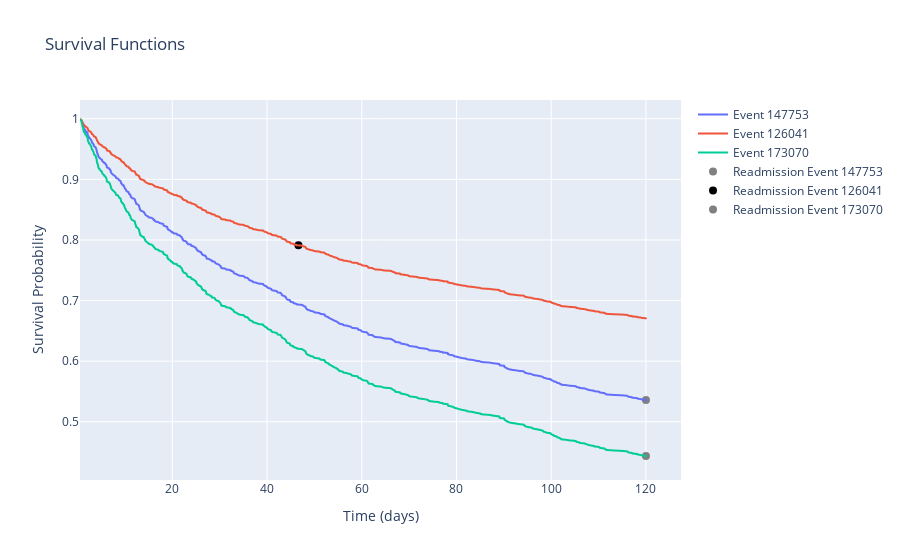

Source (notebook cell):
### Code cell
next_event_model_cph_model_hmm_cov.plot_survival_function(X_test_scaled.iloc[:-4], duration_col='EVENT_DURATION', n=3, event_col='READMISSION_EVENT')

### Figure 1 — Plotly figure (JSON) as saved in the notebook; plotly's stock layout.template omitted (floating-point values rounded to 4 significant figures; data arrays with more than 128 entries replaced by an {"elided": "..."} marker saying what was removed)
{"data": [{"hovertemplate": "HADM_ID=147753<br>Time=%{x}<br>Survival probability=%{y}<extra></extra>", "legendgroup": "147753", "line": {"color": "#636efa", "dash": "solid"}, "marker": {"symbol": "circle"}, "mode": "lines", "name": "Event 147753", "showlegend": true, "type": "scattergl", "x": {"elided": "641 float values"}, "xaxis": "x", "y": {"elided": "641 float values"}, "yaxis": "y"}, {"hovertemplate": "HADM_ID=126041<br>Time=%{x}<br>Survival probability=%{y}<extra></extra>", "legendgroup": "126041", "line": {"color": "#EF553B", "dash": "solid"}, "marker": {"symbol": "circle"}, "mode": "lines", "name": "Event 126041", "showlegend": true, "type": "scattergl", "x": {"elided": "641 float values"}, "xaxis": "x", "y": {"elided": "641 float values"}, "yaxis": "y"}, {"hovertemplate": "HADM_ID=173070<br>Time=%{x}<br>Survival probability=%{y}<extra></extra>", "legendgroup": "173070", "line": {"color": "#00cc96", "dash": "solid"}, "marker": {"symbol": "circle"}, "mode": "lines", "name": "Event 173070", "showlegend": true, "type": "scattergl", "x": {"elided": "641 float values"}, "xaxis": "x", "y": {"elided": "641 float values"}, "yaxis": "y"}, {"hovertemplate": "<b>Event ID:</b> 147753<br><b>True Duration:</b> 120.0<br><b>Survival Probability:</b> 0.5359<br><b>Event:</b> 0<extra></extra>", "marker": {"color": "gray", "size": 8, "symbol": "circle"}, "mode": "markers", "name": "Readmission Event 147753", "showlegend": true, "type": "scatter", "x": [120], "y": [0.5359]}, {"hovertemplate": "<b>Event ID:</b> 126041<br><b>True Duration:</b> 46.6354<br><b>Survival Probability:</b> 0.7911<br><b>Event:</b> 1<extra></extra>", "marker": {"color": "black", "size": 8, "symbol": "circle"}, "mode": "markers", "name": "Readmission Event 126041", "showlegend": true, "type": "scatter", "x": [46.64], "y": [0.7911]}, {"hovertemplate": "<b>Event ID:</b> 173070<br><b>True Duration:</b> 120.0<br><b>Survival Probability:</b> 0.4435<br><b>Event:</b> 0<extra></extra>", "marker": {"color": "gray", "size": 8, "symbol": "circle"}, "mode": "markers", "name": "Readmission Event 173070", "showlegend": true, "type": "scatter", "x": [120], "y": [0.4435]}], "layout": {"legend": {"title": {"text": ""}, "tracegroupgap": 0}, "title": {"text": "Survival Functions"}, "xaxis": {"anchor": "y", "domain": [0, 1], "title": {"text": "Time (days)"}}, "yaxis": {"anchor": "x", "domain": [0, 1], "title": {"text": "Survival Probability"}}}}
